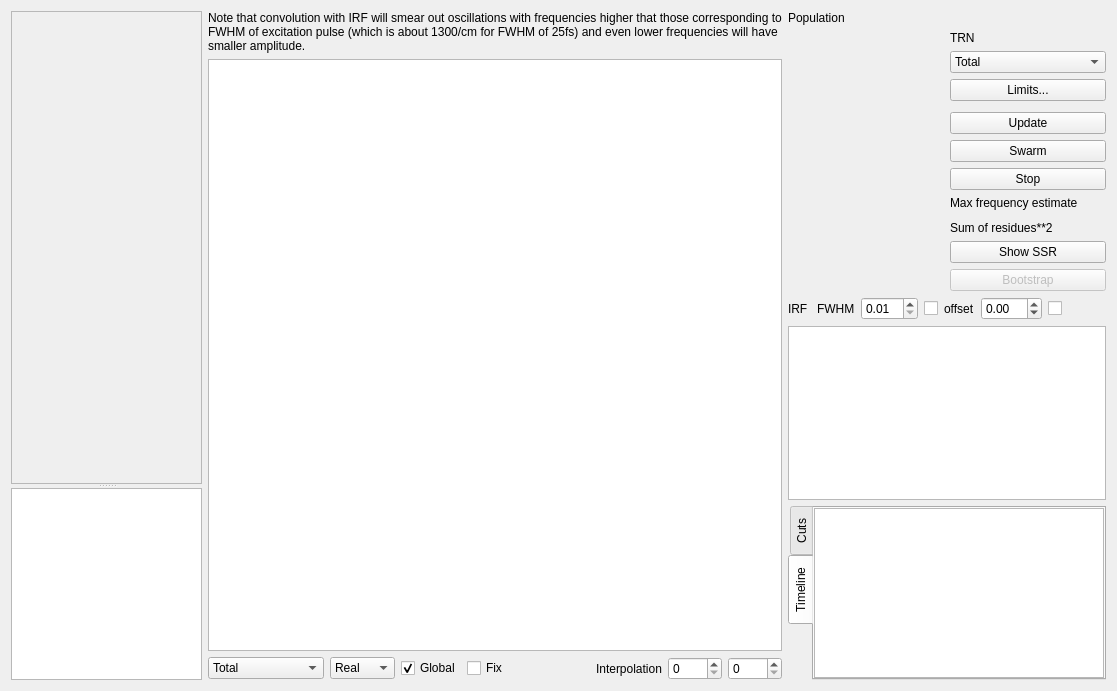
<?xml version="1.0" encoding="UTF-8"?>
<ui version="4.0">
 <class>Form</class>
 <widget class="QWidget" name="Form">
  <property name="geometry">
   <rect>
    <x>0</x>
    <y>0</y>
    <width>1117</width>
    <height>691</height>
   </rect>
  </property>
  <property name="windowTitle">
   <string>Form</string>
  </property>
  <layout class="QHBoxLayout" name="horizontalLayout" stretch="2,6,3">
   <item>
    <widget class="QSplitter" name="splitter">
     <property name="orientation">
      <enum>Qt::Vertical</enum>
     </property>
     <widget class="DisablingListWidget" name="listFrames">
      <property name="sizePolicy">
       <sizepolicy hsizetype="Preferred" vsizetype="Expanding">
        <horstretch>1</horstretch>
        <verstretch>1</verstretch>
       </sizepolicy>
      </property>
      <property name="minimumSize">
       <size>
        <width>10</width>
        <height>10</height>
       </size>
      </property>
      <property name="frameShape">
       <enum>QFrame::StyledPanel</enum>
      </property>
      <property name="frameShadow">
       <enum>QFrame::Sunken</enum>
      </property>
     </widget>
     <widget class="QPlainTextEdit" name="pteNotes"/>
    </widget>
   </item>
   <item>
    <layout class="QVBoxLayout" name="verticalLayout">
     <item>
      <widget class="QLabel" name="label_5">
       <property name="text">
        <string>Note that convolution with IRF will smear out oscillations with frequencies higher that those corresponding to FWHM of excitation pulse (which is about 1300/cm for FWHM of 25fs) and even lower frequencies will have smaller amplitude.</string>
       </property>
       <property name="wordWrap">
        <bool>true</bool>
       </property>
      </widget>
     </item>
     <item>
      <widget class="FigureWidget" name="plotMain"/>
     </item>
     <item>
      <layout class="QGridLayout" name="gridLayout_4">
       <item row="0" column="1">
        <widget class="QComboBox" name="cbTRN">
         <property name="sizeAdjustPolicy">
          <enum>QComboBox::AdjustToContents</enum>
         </property>
         <item>
          <property name="text">
           <string>Total</string>
          </property>
         </item>
         <item>
          <property name="text">
           <string>Rephasing</string>
          </property>
         </item>
         <item>
          <property name="text">
           <string>Non-Rephasing</string>
          </property>
         </item>
        </widget>
       </item>
       <item row="0" column="7">
        <widget class="QSpinBox" name="iInterpolation1">
         <property name="toolTip">
          <string>Interpolation of ω₁ axis.</string>
         </property>
         <property name="maximum">
          <number>1000</number>
         </property>
         <property name="singleStep">
          <number>100</number>
         </property>
        </widget>
       </item>
       <item row="0" column="6">
        <widget class="QLabel" name="label_20">
         <property name="text">
          <string>Interpolation</string>
         </property>
        </widget>
       </item>
       <item row="0" column="5">
        <spacer name="horizontalSpacer_2">
         <property name="orientation">
          <enum>Qt::Horizontal</enum>
         </property>
         <property name="sizeHint" stdset="0">
          <size>
           <width>40</width>
           <height>20</height>
          </size>
         </property>
        </spacer>
       </item>
       <item row="0" column="3">
        <widget class="QCheckBox" name="bGlobalColors">
         <property name="text">
          <string>Global</string>
         </property>
         <property name="checked">
          <bool>true</bool>
         </property>
        </widget>
       </item>
       <item row="0" column="8">
        <widget class="QSpinBox" name="iInterpolation3">
         <property name="toolTip">
          <string>Interpolation of ω₃ axis.</string>
         </property>
         <property name="maximum">
          <number>1000</number>
         </property>
         <property name="singleStep">
          <number>100</number>
         </property>
        </widget>
       </item>
       <item row="0" column="2">
        <widget class="QComboBox" name="cbPAIR">
         <property name="sizeAdjustPolicy">
          <enum>QComboBox::AdjustToContents</enum>
         </property>
         <item>
          <property name="text">
           <string>Real</string>
          </property>
         </item>
         <item>
          <property name="text">
           <string>Imag</string>
          </property>
         </item>
         <item>
          <property name="text">
           <string>Ampl</string>
          </property>
         </item>
         <item>
          <property name="text">
           <string>Phase</string>
          </property>
         </item>
        </widget>
       </item>
       <item row="0" column="4">
        <widget class="QCheckBox" name="bFixColors">
         <property name="text">
          <string>Fix</string>
         </property>
         <property name="checked">
          <bool>false</bool>
         </property>
        </widget>
       </item>
      </layout>
     </item>
    </layout>
   </item>
   <item>
    <layout class="QVBoxLayout" name="verticalLayout_2" stretch="0,1,0,1,1">
     <item>
      <widget class="QLabel" name="label_9">
       <property name="text">
        <string>Population</string>
       </property>
      </widget>
     </item>
     <item>
      <layout class="QHBoxLayout" name="horizontalLayout_2">
       <item>
        <widget class="GAInputList" name="listGAInput" native="true">
         <property name="sizePolicy">
          <sizepolicy hsizetype="Minimum" vsizetype="Preferred">
           <horstretch>0</horstretch>
           <verstretch>0</verstretch>
          </sizepolicy>
         </property>
         <property name="toolTip">
          <string>&lt;html&gt;&lt;head/&gt;&lt;body&gt;&lt;p&gt;Positive frequency gives exp(-t2*(t+1j*w)), negative gives exp(-t2*(t-1j*w))&lt;/p&gt;&lt;/body&gt;&lt;/html&gt;</string>
         </property>
        </widget>
       </item>
       <item>
        <layout class="QVBoxLayout" name="verticalLayout_3" stretch="0,0,0,0,0,0,0,0,1,0,0,0">
         <item>
          <widget class="QLabel" name="label">
           <property name="text">
            <string>TRN</string>
           </property>
          </widget>
         </item>
         <item>
          <widget class="QComboBox" name="cbTRN_GA">
           <property name="sizeAdjustPolicy">
            <enum>QComboBox::AdjustToContents</enum>
           </property>
           <item>
            <property name="text">
             <string>Total</string>
            </property>
           </item>
           <item>
            <property name="text">
             <string>Rephasing</string>
            </property>
           </item>
           <item>
            <property name="text">
             <string>Non-Rephasing</string>
            </property>
           </item>
          </widget>
         </item>
         <item>
          <widget class="QPushButton" name="pushLimits">
           <property name="text">
            <string>Limits...</string>
           </property>
          </widget>
         </item>
         <item>
          <spacer name="verticalSpacer">
           <property name="orientation">
            <enum>Qt::Vertical</enum>
           </property>
           <property name="sizeType">
            <enum>QSizePolicy::Expanding</enum>
           </property>
           <property name="sizeHint" stdset="0">
            <size>
             <width>20</width>
             <height>5</height>
            </size>
           </property>
          </spacer>
         </item>
         <item>
          <widget class="QPushButton" name="pushUpdateGA">
           <property name="text">
            <string>Update</string>
           </property>
          </widget>
         </item>
         <item>
          <widget class="QPushButton" name="pushSwarm">
           <property name="text">
            <string>Swarm</string>
           </property>
          </widget>
         </item>
         <item>
          <widget class="QPushButton" name="pushStopSwarm">
           <property name="text">
            <string>Stop</string>
           </property>
          </widget>
         </item>
         <item>
          <widget class="QLabel" name="lMaxFreq">
           <property name="toolTip">
            <string>Note that a fitted +1800/cm component might be in fact -200/cm component if your max frequency is 2000/cm and you selected wrong sign for fitting.</string>
           </property>
           <property name="text">
            <string>Max frequency estimate</string>
           </property>
           <property name="wordWrap">
            <bool>true</bool>
           </property>
          </widget>
         </item>
         <item>
          <spacer name="verticalSpacer_2">
           <property name="orientation">
            <enum>Qt::Vertical</enum>
           </property>
           <property name="sizeHint" stdset="0">
            <size>
             <width>20</width>
             <height>5</height>
            </size>
           </property>
          </spacer>
         </item>
         <item>
          <widget class="QLabel" name="lSSR">
           <property name="toolTip">
            <string>Note that a fitted +1800/cm component might be in fact -200/cm component if your max frequency is 2000/cm and you selected wrong sign for fitting.</string>
           </property>
           <property name="text">
            <string>Sum of residues**2</string>
           </property>
           <property name="wordWrap">
            <bool>true</bool>
           </property>
          </widget>
         </item>
         <item>
          <widget class="QPushButton" name="pushSSR">
           <property name="text">
            <string>Show SSR</string>
           </property>
          </widget>
         </item>
         <item>
          <widget class="QPushButton" name="pushBootstrap">
           <property name="enabled">
            <bool>false</bool>
           </property>
           <property name="toolTip">
            <string>Use utils/bootstrap instead!</string>
           </property>
           <property name="text">
            <string>Bootstrap</string>
           </property>
          </widget>
         </item>
        </layout>
       </item>
      </layout>
     </item>
     <item>
      <layout class="QHBoxLayout" name="horizontalLayout_3">
       <item>
        <widget class="QLabel" name="label_2">
         <property name="text">
          <string>IRF </string>
         </property>
        </widget>
       </item>
       <item>
        <widget class="QLabel" name="label_4">
         <property name="text">
          <string>FWHM</string>
         </property>
        </widget>
       </item>
       <item>
        <widget class="QDoubleSpinBox" name="dIRFFWHM">
         <property name="toolTip">
          <string>Set to zero to turn IRF off</string>
         </property>
         <property name="minimum">
          <double>0.010000000000000</double>
         </property>
         <property name="singleStep">
          <double>1.000000000000000</double>
         </property>
        </widget>
       </item>
       <item>
        <widget class="QCheckBox" name="bIRFFWHMFix">
         <property name="text">
          <string/>
         </property>
        </widget>
       </item>
       <item>
        <widget class="QLabel" name="label_3">
         <property name="text">
          <string>offset</string>
         </property>
        </widget>
       </item>
       <item>
        <widget class="QDoubleSpinBox" name="dIRFOffset">
         <property name="toolTip">
          <string>&lt;html&gt;&lt;head/&gt;&lt;body&gt;&lt;p&gt;Due to convolution the 0fs position is shifted from the peak maximum for the model (i.e. the model does not peak at 0fs). Therefore offset of about half pulse width is OK.&lt;/p&gt;&lt;/body&gt;&lt;/html&gt;</string>
         </property>
         <property name="minimum">
          <double>-99.989999999999995</double>
         </property>
        </widget>
       </item>
       <item>
        <widget class="QCheckBox" name="bIRFOffsetFix">
         <property name="text">
          <string/>
         </property>
        </widget>
       </item>
       <item>
        <spacer name="horizontalSpacer">
         <property name="orientation">
          <enum>Qt::Horizontal</enum>
         </property>
         <property name="sizeHint" stdset="0">
          <size>
           <width>40</width>
           <height>20</height>
          </size>
         </property>
        </spacer>
       </item>
      </layout>
     </item>
     <item>
      <widget class="FigureWidget" name="plotFitness"/>
     </item>
     <item>
      <widget class="QTabWidget" name="tabWidget">
       <property name="tabPosition">
        <enum>QTabWidget::West</enum>
       </property>
       <property name="tabShape">
        <enum>QTabWidget::Rounded</enum>
       </property>
       <property name="currentIndex">
        <number>1</number>
       </property>
       <widget class="QWidget" name="tabCuts">
        <attribute name="title">
         <string>Cuts</string>
        </attribute>
        <layout class="QVBoxLayout" name="verticalLayout_4">
         <property name="leftMargin">
          <number>0</number>
         </property>
         <property name="topMargin">
          <number>0</number>
         </property>
         <property name="rightMargin">
          <number>0</number>
         </property>
         <property name="bottomMargin">
          <number>0</number>
         </property>
         <item>
          <widget class="FigureWidget" name="plotCuts"/>
         </item>
         <item>
          <layout class="QGridLayout" name="gridLayout">
           <item row="0" column="0">
            <widget class="QCheckBox" name="cbDisHorizontal">
             <property name="styleSheet">
              <string notr="true">color: #0000ff;</string>
             </property>
             <property name="text">
              <string>Horizontal</string>
             </property>
             <property name="checkable">
              <bool>true</bool>
             </property>
             <property name="checked">
              <bool>true</bool>
             </property>
            </widget>
           </item>
           <item row="1" column="0">
            <widget class="QCheckBox" name="cbDisVertical">
             <property name="styleSheet">
              <string notr="true">color: #d50000;</string>
             </property>
             <property name="text">
              <string>Vertical</string>
             </property>
             <property name="checkable">
              <bool>true</bool>
             </property>
             <property name="checked">
              <bool>true</bool>
             </property>
            </widget>
           </item>
           <item row="0" column="1">
            <widget class="QCheckBox" name="cbDisDiagonal">
             <property name="styleSheet">
              <string notr="true">color: #007c00;</string>
             </property>
             <property name="text">
              <string>Diagonal</string>
             </property>
             <property name="checkable">
              <bool>true</bool>
             </property>
            </widget>
           </item>
           <item row="0" column="2">
            <widget class="QComboBox" name="cbDisDiagonalFit">
             <property name="enabled">
              <bool>false</bool>
             </property>
             <item>
              <property name="text">
               <string>Do not fit</string>
              </property>
             </item>
             <item>
              <property name="text">
               <string>Gaussian</string>
              </property>
             </item>
             <item>
              <property name="text">
               <string>Lorentzian</string>
              </property>
             </item>
            </widget>
           </item>
           <item row="0" column="3">
            <widget class="QLabel" name="labDisDiagonalFit">
             <property name="sizePolicy">
              <sizepolicy hsizetype="MinimumExpanding" vsizetype="Preferred">
               <horstretch>0</horstretch>
               <verstretch>0</verstretch>
              </sizepolicy>
             </property>
             <property name="toolTip">
              <string>μ: Position of peak relative to the tracer position
A: Peak maximum
FWHM: Full Width at Half Maximum</string>
             </property>
             <property name="textInteractionFlags">
              <set>Qt::LinksAccessibleByMouse|Qt::TextSelectableByMouse</set>
             </property>
            </widget>
           </item>
           <item row="1" column="1">
            <widget class="QCheckBox" name="cbDisAntiDiagonal">
             <property name="styleSheet">
              <string notr="true">color: #7100aa;</string>
             </property>
             <property name="text">
              <string>Anti-Diagonal</string>
             </property>
             <property name="checkable">
              <bool>true</bool>
             </property>
            </widget>
           </item>
           <item row="1" column="2">
            <widget class="QComboBox" name="cbDisAntiDiagonalFit">
             <property name="enabled">
              <bool>false</bool>
             </property>
             <item>
              <property name="text">
               <string>Do not fit</string>
              </property>
             </item>
             <item>
              <property name="text">
               <string>Gaussian</string>
              </property>
             </item>
             <item>
              <property name="text">
               <string>Lorentzian</string>
              </property>
             </item>
            </widget>
           </item>
           <item row="1" column="3">
            <widget class="QLabel" name="labDisAntiDiagonalFit">
             <property name="sizePolicy">
              <sizepolicy hsizetype="MinimumExpanding" vsizetype="Preferred">
               <horstretch>0</horstretch>
               <verstretch>0</verstretch>
              </sizepolicy>
             </property>
             <property name="toolTip">
              <string>μ: Position of peak relative to the tracer position
A: Peak maximum
FWHM: Full Width at Half Maximum</string>
             </property>
             <property name="textInteractionFlags">
              <set>Qt::LinksAccessibleByMouse|Qt::TextSelectableByMouse</set>
             </property>
            </widget>
           </item>
          </layout>
         </item>
        </layout>
       </widget>
       <widget class="QWidget" name="tabTimeline">
        <attribute name="title">
         <string>Timeline</string>
        </attribute>
        <layout class="QVBoxLayout" name="verticalLayout_5">
         <property name="leftMargin">
          <number>0</number>
         </property>
         <property name="topMargin">
          <number>0</number>
         </property>
         <property name="rightMargin">
          <number>0</number>
         </property>
         <property name="bottomMargin">
          <number>0</number>
         </property>
         <item>
          <widget class="FigureWidget" name="plotTimeline"/>
         </item>
        </layout>
       </widget>
      </widget>
     </item>
    </layout>
   </item>
  </layout>
 </widget>
 <customwidgets>
  <customwidget>
   <class>DisablingListWidget</class>
   <extends>QFrame</extends>
   <header>common/widgets/DisablingListWidget.h</header>
   <container>1</container>
  </customwidget>
  <customwidget>
   <class>FigureWidget</class>
   <extends>QGraphicsView</extends>
   <header>pqr/pqr2</header>
  </customwidget>
  <customwidget>
   <class>GAInputList</class>
   <extends>QWidget</extends>
   <header>common/widgets/GAInputList</header>
   <container>1</container>
  </customwidget>
 </customwidgets>
 <resources/>
 <connections/>
</ui>
